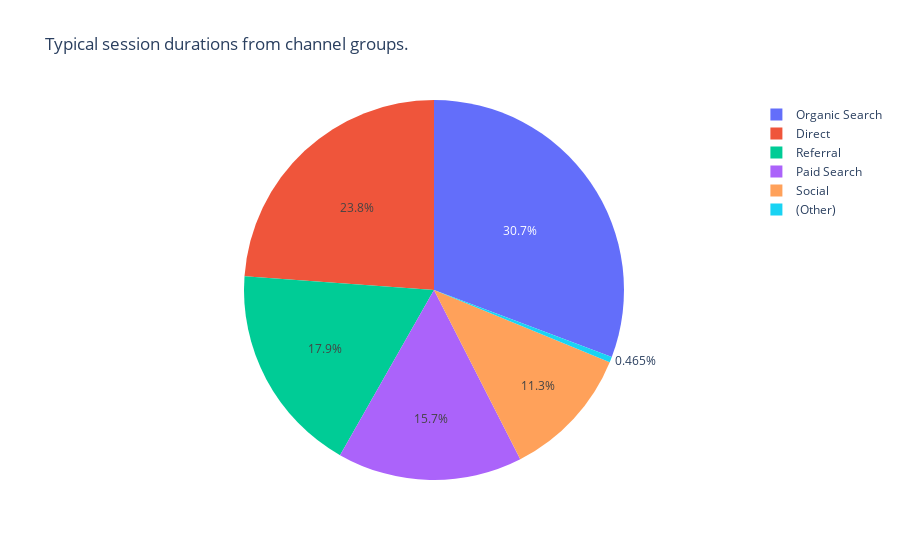
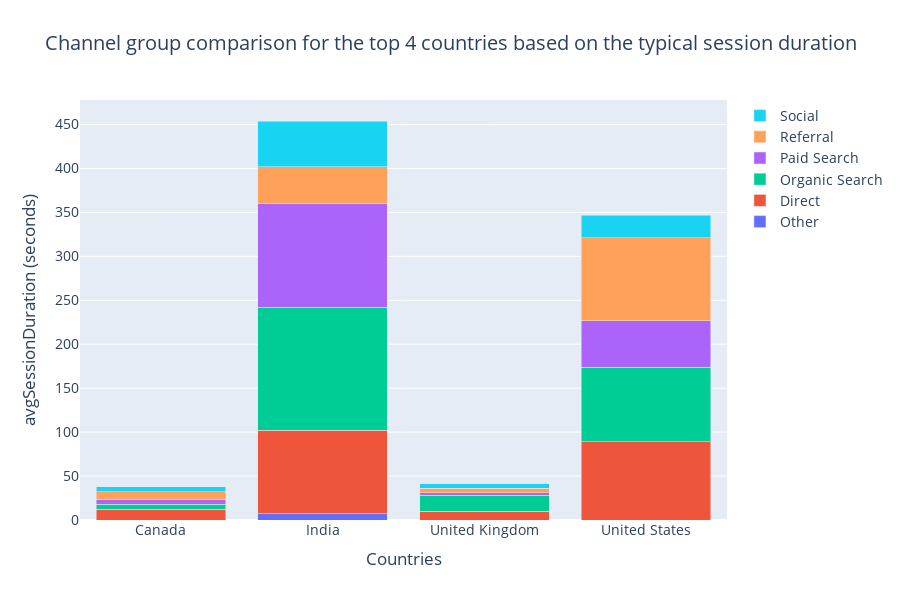

These figures' notebook cell, in order:
### Markdown cell above
The following pie-chart shows the traffic for average session durations from different channel-groups and their proportions, while the following bar graph depicts the break-up based on the channel-groups.

### Code cell
init_notebook_mode(connected=True)
avg_country_c.loc[avg_country_c.avgSessionDuration <= 2, 'Country'] = 'Other countries'

fig50 = px.pie(avg_country_c, values='avgSessionDuration', names='channelGrouping', 
             title='Typical session durations from channel groups.')

fig60 = go.Figure()

name=ad_c.iloc[[1,3,8,9],0].tolist()

fig60 = go.Figure(data=[
    go.Bar(name='Other', x=name, y=ad_c.iloc[[1,3,8,9],1].tolist()),
    go.Bar(name='Direct', x=name, y=ad_c.iloc[[1,3,8,9],2].tolist()),
    go.Bar(name='Organic Search', x=name, y=ad_c.iloc[[1,3,8,9],3].tolist()),
    go.Bar(name='Paid Search', x=name, y=ad_c.iloc[[1,3,8,9],4].tolist()),
    go.Bar(name='Referral', x=name, y=ad_c.iloc[[1,3,8,9],5].tolist()),
    go.Bar(name='Social', x=name, y=ad_c.iloc[[1,3,8,9],6].tolist())
])

fig60.update_layout(title='Channel group comparison for the top 4 countries based on the typical session duration',
                  xaxis_title='Countries',
                  yaxis_title='avgSessionDuration (seconds)',
                  height=600,
                  font=dict(size=14))

iplot(fig50, filename = 'basic-pie', config = config)
fig60.update_layout(barmode='stack')#, xaxis_tickangle=-45)
iplot(fig60, filename = 'basic-bar', config = config)

### Figure 1 — Plotly figure (JSON) as saved in the notebook; plotly's stock layout.template omitted (floating-point values rounded to 4 significant figures; data arrays with more than 128 entries replaced by an {"elided": "..."} marker saying what was removed)
{"data": [{"domain": {"x": [0, 1], "y": [0, 1]}, "hovertemplate": "channelGrouping=%{label}<br>avgSessionDuration=%{value}<extra></extra>", "labels": {"elided": "1128 str values"}, "legendgroup": "", "name": "", "showlegend": true, "type": "pie", "values": {"elided": "1128 int values"}}], "layout": {"legend": {"tracegroupgap": 0}, "title": {"text": "Typical session durations from channel groups."}}}

### Figure 2 — Plotly figure (JSON) as saved in the notebook; plotly's stock layout.template omitted (floating-point values rounded to 4 significant figures)
{"data": [{"name": "Other", "type": "bar", "x": ["Canada", "India", "United Kingdom", "United States"], "y": [0, 7, 0, 0]}, {"name": "Direct", "type": "bar", "x": ["Canada", "India", "United Kingdom", "United States"], "y": [12, 95, 10, 89]}, {"name": "Organic Search", "type": "bar", "x": ["Canada", "India", "United Kingdom", "United States"], "y": [6, 140, 18, 85]}, {"name": "Paid Search", "type": "bar", "x": ["Canada", "India", "United Kingdom", "United States"], "y": [5, 118, 3, 53]}, {"name": "Referral", "type": "bar", "x": ["Canada", "India", "United Kingdom", "United States"], "y": [9, 42, 5, 94]}, {"name": "Social", "type": "bar", "x": ["Canada", "India", "United Kingdom", "United States"], "y": [6, 52, 5, 26]}], "layout": {"barmode": "stack", "font": {"size": 14}, "height": 600, "title": {"text": "Channel group comparison for the top 4 countries based on the typical session duration"}, "xaxis": {"title": {"text": "Countries"}}, "yaxis": {"title": {"text": "avgSessionDuration (seconds)"}}}}
